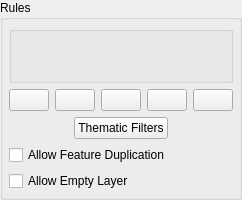
        <widget class="QGroupBox" name="filterGroupBox">
          <property name="sizePolicy">
            <sizepolicy>
              <hsizetype>3</hsizetype>
              <vsizetype>3</vsizetype>
              <horstretch>0</horstretch>
              <verstretch>0</verstretch>
            </sizepolicy>
          </property>
          <property name="minimumSize">
            <size>
              <width>228</width>
              <height>200</height>
            </size>
          </property>
          <property name="title">
            <string>Rules</string>
          </property>
          <layout class="QGridLayout">
            <property name="margin">
              <number>6</number>
            </property>
            <property name="spacing">
              <number>6</number>
            </property>
            <item row="0" column="0">
              <widget class="QGroupBox" name="filterList"/>
            </item>
            <item row="3" column="0">
              <widget class="QCheckBox" name="featureDuplicationCheck">
                <property name="text">
                  <string>Allow Feature Duplication</string>
                </property>
              </widget>
            </item>
            <item row="4" column="0">
              <widget class="QCheckBox" name="emptyLayerCheck">
                <property name="text">
                  <string>Allow Empty Layer</string>
                </property>
              </widget>
            </item>
            <item row="1" column="0">
              <layout class="QHBoxLayout">
                <item>
                  <widget class="QPushButton" name="new_rule_btn">
                    <property name="text">
                      <string/>
                    </property>
                    <property name="icon">
                      <pixmap>filenew</pixmap>
                    </property>
                    <property name="toolTip" stdset="0">
                      <string>New Rule</string>
                    </property>
                  </widget>
                </item>
                <item>
                  <widget class="QPushButton" name="delete_rule_btn">
                    <property name="text">
                      <string/>
                    </property>
                    <property name="icon">
                      <pixmap>editdelete.png</pixmap>
                    </property>
                    <property name="toolTip" stdset="0">
                      <string>Delete Rule</string>
                    </property>
                  </widget>
                </item>
                <item>
                  <widget class="QPushButton" name="copy_rule_btn">
                    <property name="text">
                      <string/>
                    </property>
                    <property name="icon">
                      <pixmap>editcopy</pixmap>
                    </property>
                    <property name="toolTip" stdset="0">
                      <string>Copy Rule</string>
                    </property>
                  </widget>
                </item>
                <item>
                  <widget class="QPushButton" name="move_rule_up_btn">
                    <property name="text">
                      <string/>
                    </property>
                    <property name="icon">
                      <pixmap>up.png</pixmap>
                    </property>
                    <property name="toolTip" stdset="0">
                      <string>Move Rule Up</string>
                    </property>
                  </widget>
                </item>
                <item>
                  <widget class="QPushButton" name="move_rule_down_btn">
                    <property name="text">
                      <string/>
                    </property>
                    <property name="icon">
                      <pixmap>down.png</pixmap>
                    </property>
                    <property name="toolTip" stdset="0">
                      <string>Move Rule Down</string>
                    </property>
                  </widget>
                </item>
              </layout>
            </item>
            <item row="2" column="0">
              <layout class="QHBoxLayout">
                <item>
                  <spacer name="spacer43">
                    <property name="sizeHint">
                      <size>
                        <width>31</width>
                        <height>20</height>
                      </size>
                    </property>
                    <property name="sizeType">
                      <enum>QSizePolicy::Expanding</enum>
                    </property>
                    <property name="orientation">
                      <enum>Qt::Horizontal</enum>
                    </property>
                  </spacer>
                </item>
                <item>
                  <widget class="QPushButton" name="pushButton52">
                    <property name="text">
                      <string>Thematic Filters</string>
                    </property>
                  </widget>
                </item>
                <item>
                  <spacer name="spacer43_2">
                    <property name="sizeHint">
                      <size>
                        <width>31</width>
                        <height>20</height>
                      </size>
                    </property>
                    <property name="sizeType">
                      <enum>QSizePolicy::Expanding</enum>
                    </property>
                    <property name="orientation">
                      <enum>Qt::Horizontal</enum>
                    </property>
                  </spacer>
                </item>
              </layout>
            </item>
          </layout>
        </widget>
